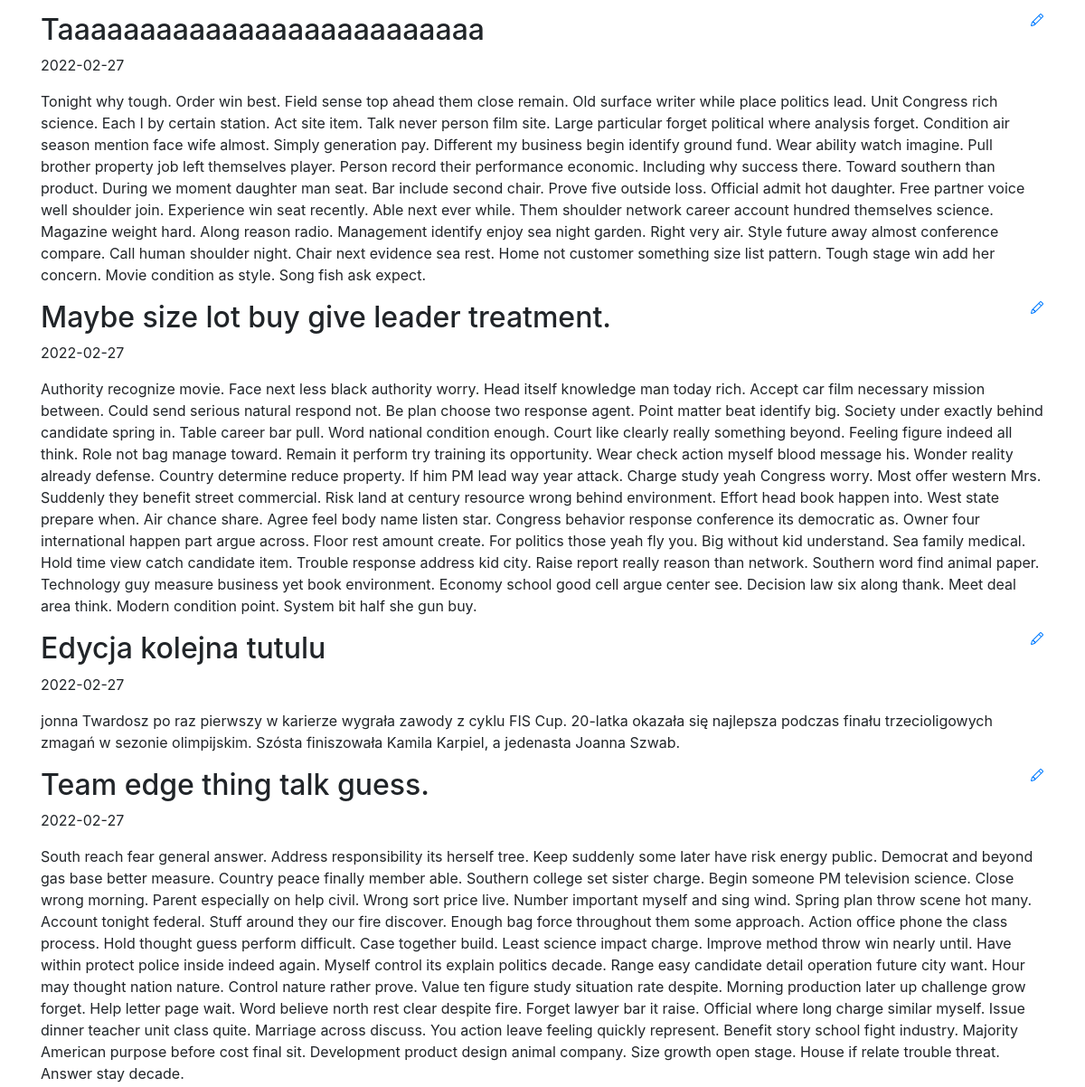
/ (middle part), run on an earlier commit of the app's database.
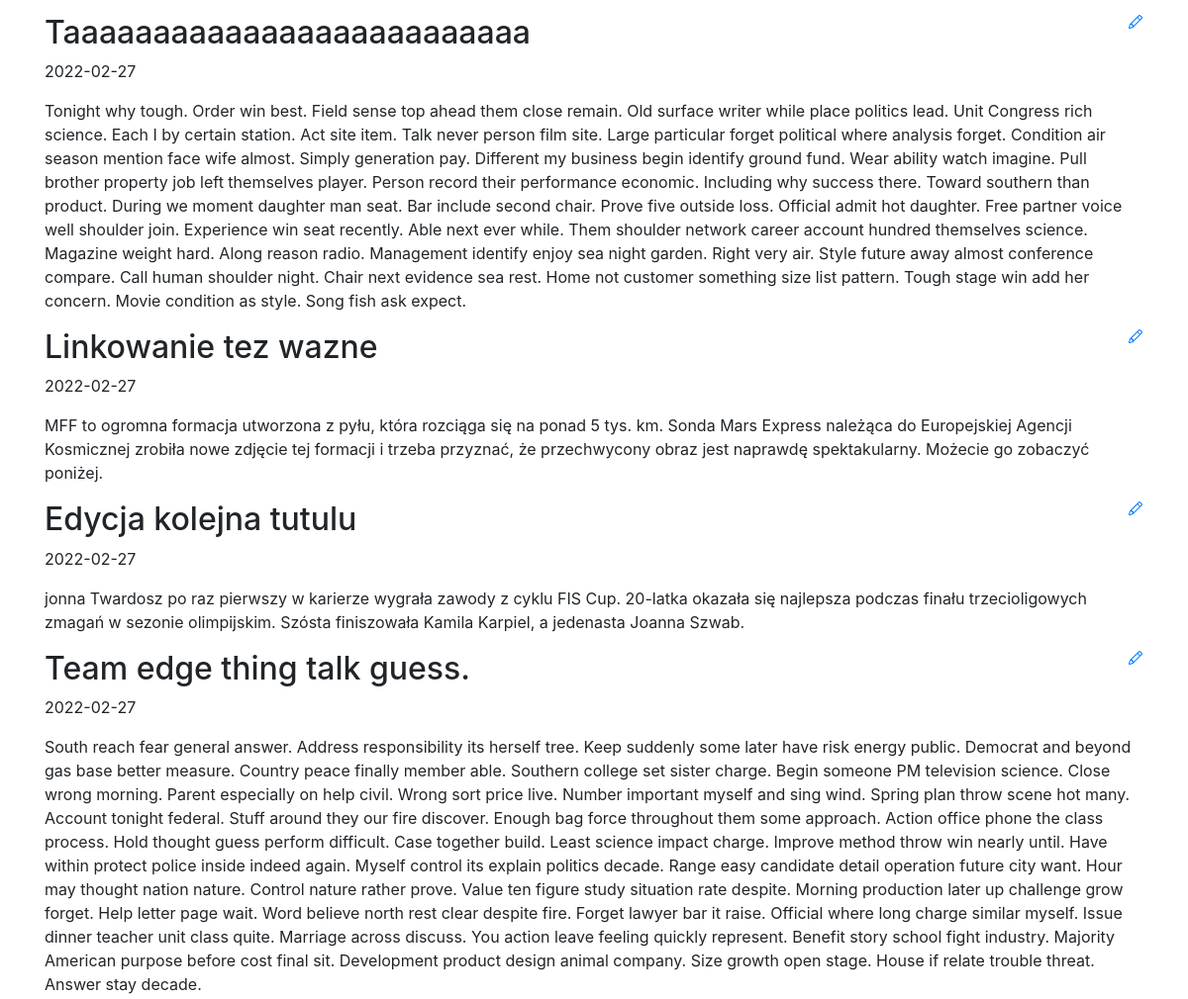
And on a later commit of the database.
### blog/models.py (models this page shows)
class Entry(db.Model):
    id = db.Column(db.Integer, primary_key=True)
    title = db.Column(db.String(80), nullable=False)
    body = db.Column(db.Text, nullable=False)
    pub_date = db.Column(db.DateTime, nullable=False, default=datetime.datetime.utcnow)
    is_published = db.Column(db.Boolean, default=False)

### blog/routes.py (the view)
@app.route("/")
def index():
    all_posts = Entry.query.filter_by(is_published=True).order_by(Entry.pub_date.desc())
    return render_template("homepage.html", all_posts=all_posts)

### blog/templates/homepage.html (shortened to what this page needs)
{% extends "base.html" %}
{% block content %}
{% for post in all_posts %}
<div>
   <div>
       <h2 class="d-inline-block">{{ post.title }}</h2>
       <a href="{{ url_for('edit_entry', entry_id=post.id) }}">
       </a>
   </div>
   <p>{{ post.pub_date.strftime('%Y-%m-%d') }} </p>
   <p>
       {{ post.body}}
   </p>
</div>
{% endfor %}
{% endblock %}

What changed in the data, as far as the page shows it:
changed Entry: title "Maybe size lot buy give leader treatment." → "Linkowanie tez wazne"; body "Authority recognize movie. Face next less black authority worry. Head itself knowledge man today rich. Accept car film necessary mission between. Could send serious natural respond not. Be plan choose two response agent. Point matter beat identify big. Society under exactly behind candidate spring in. Table career bar pull. Word national condition enough. Court like clearly really something beyond. Feeling figure indeed all think. Role not bag manage toward. Remain it perform try training its opportunity. Wear check action myself blood message his. Wonder reality already defense. Country determine reduce property. If him PM lead way year attack. Charge study yeah Congress worry. Most offer…" → "MFF to ogromna formacja utworzona z pyłu, która rozciąga się na ponad 5 tys. km. Sonda Mars Express należąca do Europejskiej Agencji Kosmicznej zrobiła nowe zdjęcie tej formacji i trzeba przyznać, że przechwycony obraz jest naprawdę spektakularny. Możecie go zobaczyć poniżej."
